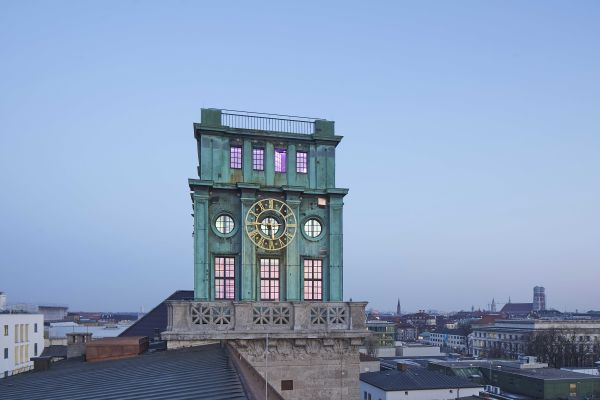
%> input picture CV-Challenge-24-Testdatensatz/uhren-turm.jpg, 600 x 400 px
$ octave Masked_Foreground.m   (GNU Octave 9; MATLAB toolbox functions it lacks are replaced by stand-ins)
%> lines starting %> are read from the running program, lines starting %| are printed output that depends on the picture; in (x1, y1, x2, y2) boxes, pixels count from 0 and x2, y2 are one past the last pixel; in counts of white or black regions, pixels touching at a corner belong together; the program's own positions count from 1
% Read the image
img = imread('C:\Users\alyba\OneDrive\Desktop\uhren-turm.jpg');
%> img is the input picture: size 400x600x3 uint8; mean R, G, B 137.3, 157.8, 188
%img = imread('C:\Users\alyba\OneDrive\Desktop\oil-painting.png');
%img = imread('C:\Users\alyba\OneDrive\Desktop\simple-room.png');

% Convert to Lab color space for better luminance and color separation
labImg = rgb2lab(img);
%> labImg: size 400x600x3 double; mean of channels 1, 2, 3 63.9, 0, -17.7

% Extract L, a, and b channels
L = labImg(:,:,1);  % Luminance channel
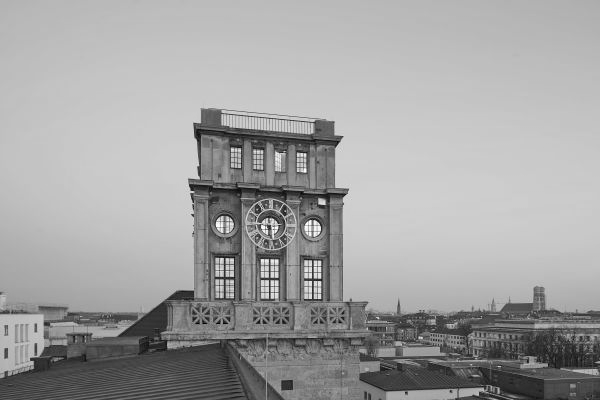
%> L: size 400x600 double; min 1.27, max 99.59, mean 63.9; drawn with min black and max white
a = labImg(:,:,2);  % a channel (green-red)
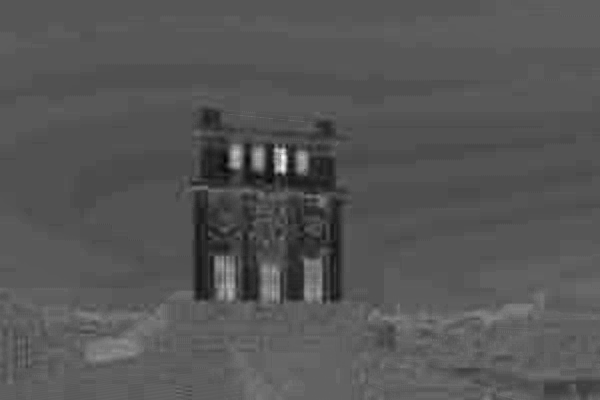
%> a: size 400x600 double; min -21.52, max 42.07, mean 0; drawn with min black and max white
b = labImg(:,:,3);  % b channel (blue-yellow)
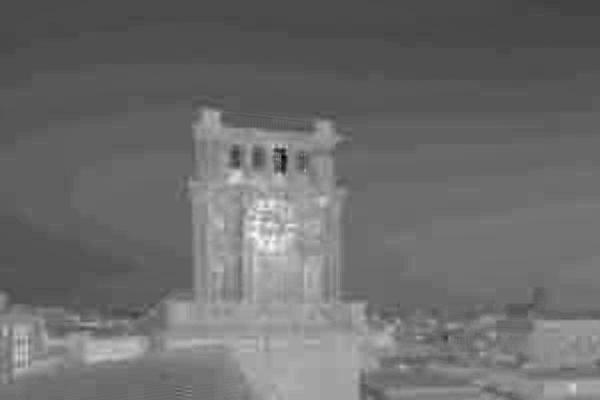
%> b: size 400x600 double; min -50.41, max 25.72, mean -17.7; drawn with min black and max white

% Adaptive thresholding on Luminance to better cope with different light conditions
levelL = graythresh(L); % Otsu's method to find optimal threshold
%> levelL = 0
Lmask = imbinarize(L, levelL);
%> Lmask: size 400x600 logical; every value is 1

% Color thresholds in a-b color space
% These ranges are selected based on the common color of the foreground
aRange = [-20, 20]; % Adjust these based on your foreground color
bRange = [-20, 20];

% Create binary masks based on color thresholds in a-b space
aMask = (a >= aRange(1)) & (a <= aRange(2));
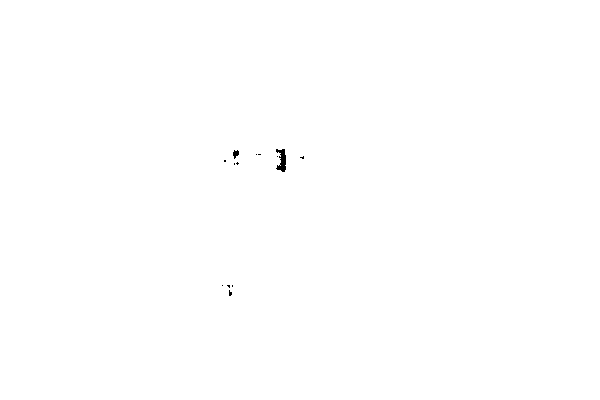
%> aMask: size 400x600 logical; 99.9% white; 13 black regions (11 under 20 px), largest, box (x1, y1, x2, y2) and area: (276, 149, 286, 172) 145, (233, 150, 239, 159) 35
bMask = (b >= bRange(1)) & (b <= bRange(2));
%> bMask: size 400x600 logical; 54.5% white; 110 black regions (87 under 20 px), largest, box (x1, y1, x2, y2) and area: (0, 0, 600, 320) 106007, (504, 287, 600, 319) 855, (274, 148, 288, 174) 218

% Combine masks: Luminance and color masks
combinedMask = Lmask & aMask & bMask;
%> combinedMask: size 400x600 logical; 54.4% white; 115 black regions (92 under 20 px), largest, box (x1, y1, x2, y2) and area: (0, 0, 600, 320) 106007, (504, 287, 600, 319) 855, (274, 148, 288, 174) 220

% Morphological operations to refine the mask
seClose = strel('disk', 10);
seOpen = strel('disk', 3);
cleanMask = imclose(combinedMask, seClose);
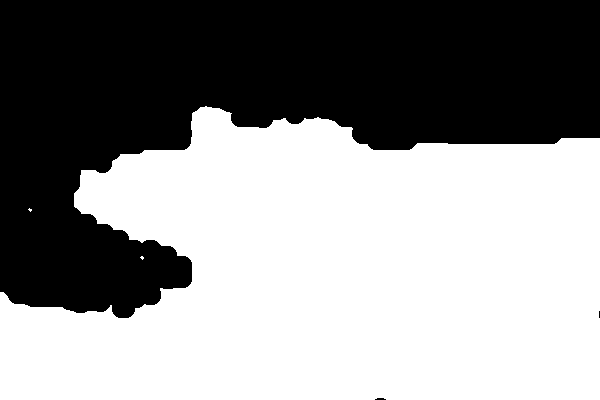
%> cleanMask: size 400x600 logical; 56.5% white; 3 black regions (2 under 20 px), largest, box (x1, y1, x2, y2) and area: (0, 0, 600, 318) 104341
cleanMask = imopen(cleanMask, seOpen);  % Removes small objects
%> cleanMask: size 400x600 logical; 56.5% white; 3 black regions (2 under 20 px), largest, box (x1, y1, x2, y2) and area: (0, 0, 600, 318) 104401
cleanMask = imfill(cleanMask, 'holes');  % Fill holes in the objects

% Edge enhancement using a high-pass filter or edge detection
edges = edge(L, 'Canny', [], 1);  % Increase sensitivity by reducing the threshold
%> edges: size 400x600 logical; 6.5% white in thin lines or dots, all inside (x1, y1, x2, y2) = (1, 108, 599, 399)
edgeDilated = imdilate(edges, strel('disk', 2));
%> edgeDilated: size 400x600 logical; 23.9% white; 8 white regions, largest, box (x1, y1, x2, y2) and area: (0, 106, 600, 400) 55298, (90, 383, 249, 400) 1553, (2, 323, 11, 338) 117
finalMask = cleanMask & edgeDilated;  % Incorporate edges to refine the mask
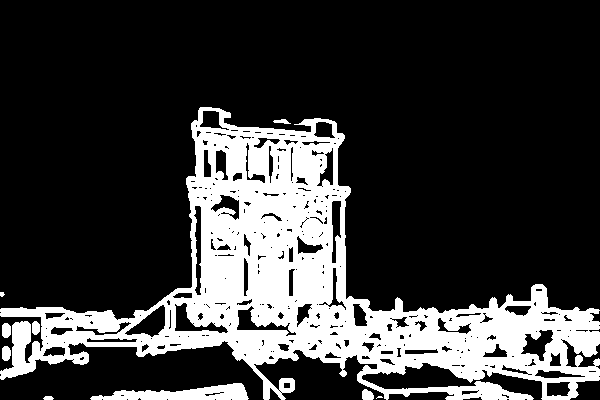
%> finalMask: size 400x600 logical; 23.4% white; 10 white regions (2 under 20 px), largest, box (x1, y1, x2, y2) and area: (0, 107, 600, 400) 53978, (90, 383, 249, 400) 1553, (2, 323, 11, 338) 117

% Display the original and masked images
subplot(1, 2, 1), imshow(img), title('Original Image');
subplot(1, 2, 2), imshow(finalMask), title('Refined Foreground Mask');

% Apply the refined mask to the original image
maskedImg = img;
maskedImg(repmat(~finalMask, [1 1 3])) = 0;
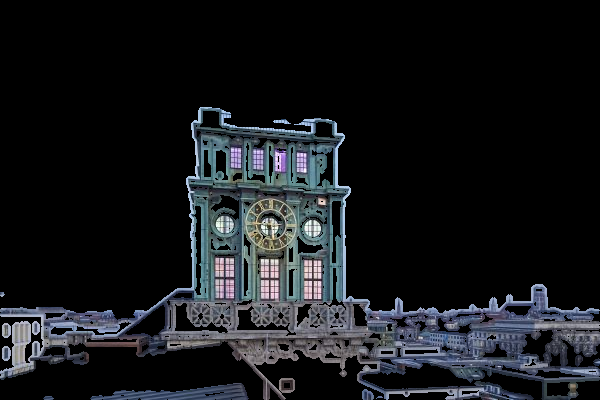
%> maskedImg: size 400x600x3 uint8; mean R, G, B 22.7, 24.8, 27.9
figure, imshow(maskedImg), title('Masked Foreground Objects');
